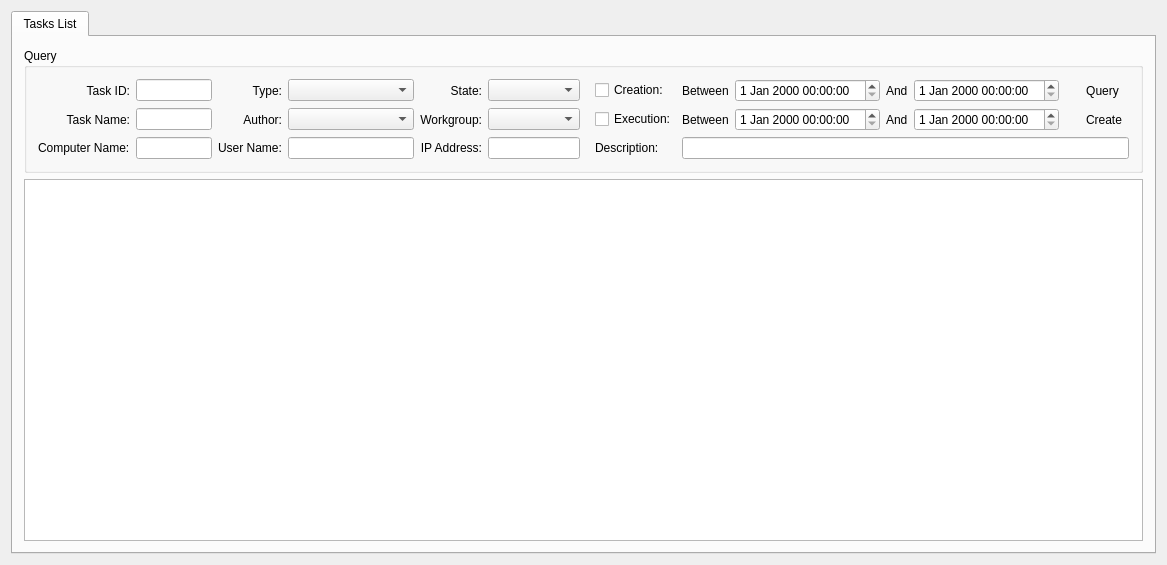
<?xml version="1.0" encoding="UTF-8"?>
<ui version="4.0">
 <class>TaskManagementClass</class>
 <widget class="QWidget" name="TaskManagementClass">
  <property name="geometry">
   <rect>
    <x>0</x>
    <y>0</y>
    <width>1167</width>
    <height>565</height>
   </rect>
  </property>
  <property name="windowTitle">
   <string>TaskManagement</string>
  </property>
  <layout class="QGridLayout" name="gridLayout_3">
   <item row="0" column="0">
    <widget class="QTabWidget" name="tabWidgetTasks">
     <property name="currentIndex">
      <number>0</number>
     </property>
     <widget class="QWidget" name="tabTasksList">
      <attribute name="title">
       <string>Tasks List</string>
      </attribute>
      <layout class="QGridLayout" name="gridLayout_2">
       <item row="0" column="0">
        <widget class="QGroupBox" name="groupBox">
         <property name="title">
          <string>Query</string>
         </property>
         <layout class="QGridLayout" name="gridLayout">
          <item row="0" column="0">
           <widget class="QLabel" name="labelTaskID">
            <property name="text">
             <string>Task ID:</string>
            </property>
            <property name="alignment">
             <set>Qt::AlignRight|Qt::AlignTrailing|Qt::AlignVCenter</set>
            </property>
           </widget>
          </item>
          <item row="0" column="1">
           <widget class="QLineEdit" name="lineEdit"/>
          </item>
          <item row="0" column="2">
           <widget class="QLabel" name="labelType">
            <property name="text">
             <string>Type:</string>
            </property>
            <property name="alignment">
             <set>Qt::AlignRight|Qt::AlignTrailing|Qt::AlignVCenter</set>
            </property>
           </widget>
          </item>
          <item row="0" column="3">
           <widget class="QComboBox" name="comboBoxType">
            <property name="sizePolicy">
             <sizepolicy hsizetype="Expanding" vsizetype="Fixed">
              <horstretch>0</horstretch>
              <verstretch>0</verstretch>
             </sizepolicy>
            </property>
            <item>
             <property name="text">
              <string/>
             </property>
            </item>
            <item>
             <property name="text">
              <string>Announce</string>
             </property>
            </item>
            <item>
             <property name="text">
              <string>Update Password</string>
             </property>
            </item>
           </widget>
          </item>
          <item row="0" column="4">
           <widget class="QLabel" name="labelState">
            <property name="text">
             <string>State:</string>
            </property>
            <property name="alignment">
             <set>Qt::AlignRight|Qt::AlignTrailing|Qt::AlignVCenter</set>
            </property>
           </widget>
          </item>
          <item row="0" column="5">
           <widget class="QComboBox" name="comboBoxState">
            <property name="sizePolicy">
             <sizepolicy hsizetype="Expanding" vsizetype="Fixed">
              <horstretch>0</horstretch>
              <verstretch>0</verstretch>
             </sizepolicy>
            </property>
            <item>
             <property name="text">
              <string/>
             </property>
            </item>
            <item>
             <property name="text">
              <string>Done</string>
             </property>
            </item>
            <item>
             <property name="text">
              <string>In Progress</string>
             </property>
            </item>
            <item>
             <property name="text">
              <string>Waiting</string>
             </property>
            </item>
           </widget>
          </item>
          <item row="0" column="6">
           <spacer name="horizontalSpacer">
            <property name="orientation">
             <enum>Qt::Horizontal</enum>
            </property>
            <property name="sizeHint" stdset="0">
             <size>
              <width>40</width>
              <height>20</height>
             </size>
            </property>
           </spacer>
          </item>
          <item row="0" column="7">
           <widget class="QCheckBox" name="checkBox_2">
            <property name="text">
             <string>Creation:</string>
            </property>
           </widget>
          </item>
          <item row="0" column="8">
           <widget class="QLabel" name="label_7">
            <property name="text">
             <string>Between</string>
            </property>
           </widget>
          </item>
          <item row="0" column="9">
           <widget class="QDateTimeEdit" name="dateTimeEdit_3"/>
          </item>
          <item row="0" column="10">
           <widget class="QLabel" name="label_8">
            <property name="text">
             <string>And</string>
            </property>
           </widget>
          </item>
          <item row="0" column="11">
           <widget class="QDateTimeEdit" name="dateTimeEdit_4"/>
          </item>
          <item row="0" column="12">
           <spacer name="horizontalSpacer_4">
            <property name="orientation">
             <enum>Qt::Horizontal</enum>
            </property>
            <property name="sizeHint" stdset="0">
             <size>
              <width>40</width>
              <height>20</height>
             </size>
            </property>
           </spacer>
          </item>
          <item row="0" column="13">
           <widget class="QToolButton" name="toolButtonQuery">
            <property name="text">
             <string>Query</string>
            </property>
            <property name="icon">
             <iconset resource="../controlcenter.qrc">
              <normaloff>:/icon/resources/images/querydatabase.png</normaloff>:/icon/resources/images/querydatabase.png</iconset>
            </property>
            <property name="autoRaise">
             <bool>true</bool>
            </property>
           </widget>
          </item>
          <item row="1" column="0">
           <widget class="QLabel" name="labelTaskName">
            <property name="text">
             <string>Task Name:</string>
            </property>
            <property name="alignment">
             <set>Qt::AlignRight|Qt::AlignTrailing|Qt::AlignVCenter</set>
            </property>
           </widget>
          </item>
          <item row="1" column="1">
           <widget class="QLineEdit" name="lineEditTaskName"/>
          </item>
          <item row="1" column="2">
           <widget class="QLabel" name="labelAuthor">
            <property name="text">
             <string>Author:</string>
            </property>
            <property name="alignment">
             <set>Qt::AlignRight|Qt::AlignTrailing|Qt::AlignVCenter</set>
            </property>
           </widget>
          </item>
          <item row="1" column="3">
           <widget class="QComboBox" name="comboBoxCreator">
            <property name="sizePolicy">
             <sizepolicy hsizetype="Expanding" vsizetype="Fixed">
              <horstretch>0</horstretch>
              <verstretch>0</verstretch>
             </sizepolicy>
            </property>
           </widget>
          </item>
          <item row="1" column="4">
           <widget class="QLabel" name="labelWorkgroup">
            <property name="text">
             <string>Workgroup:</string>
            </property>
            <property name="alignment">
             <set>Qt::AlignRight|Qt::AlignTrailing|Qt::AlignVCenter</set>
            </property>
           </widget>
          </item>
          <item row="1" column="6">
           <spacer name="horizontalSpacer_2">
            <property name="orientation">
             <enum>Qt::Horizontal</enum>
            </property>
            <property name="sizeHint" stdset="0">
             <size>
              <width>40</width>
              <height>20</height>
             </size>
            </property>
           </spacer>
          </item>
          <item row="1" column="7">
           <widget class="QCheckBox" name="checkBox_3">
            <property name="text">
             <string>Execution:</string>
            </property>
           </widget>
          </item>
          <item row="1" column="8">
           <widget class="QLabel" name="label_9">
            <property name="text">
             <string>Between</string>
            </property>
           </widget>
          </item>
          <item row="1" column="9">
           <widget class="QDateTimeEdit" name="dateTimeEdit_5"/>
          </item>
          <item row="1" column="10">
           <widget class="QLabel" name="label_10">
            <property name="text">
             <string>And</string>
            </property>
           </widget>
          </item>
          <item row="1" column="11">
           <widget class="QDateTimeEdit" name="dateTimeEdit_6"/>
          </item>
          <item row="1" column="12">
           <spacer name="horizontalSpacer_3">
            <property name="orientation">
             <enum>Qt::Horizontal</enum>
            </property>
            <property name="sizeHint" stdset="0">
             <size>
              <width>40</width>
              <height>20</height>
             </size>
            </property>
           </spacer>
          </item>
          <item row="1" column="13">
           <widget class="QToolButton" name="toolButtonCreate">
            <property name="toolTip">
             <string>Create new task</string>
            </property>
            <property name="statusTip">
             <string>Create new task</string>
            </property>
            <property name="text">
             <string>Create</string>
            </property>
            <property name="icon">
             <iconset resource="../controlcenter.qrc">
              <normaloff>:/icon/resources/images/addtab.png</normaloff>:/icon/resources/images/addtab.png</iconset>
            </property>
            <property name="autoRaise">
             <bool>true</bool>
            </property>
           </widget>
          </item>
          <item row="1" column="5">
           <widget class="QComboBox" name="comboBoxWorkgroup">
            <property name="sizePolicy">
             <sizepolicy hsizetype="Preferred" vsizetype="Fixed">
              <horstretch>0</horstretch>
              <verstretch>0</verstretch>
             </sizepolicy>
            </property>
            <property name="toolTip">
             <string>Department</string>
            </property>
            <property name="statusTip">
             <string/>
            </property>
            <property name="whatsThis">
             <string>Department</string>
            </property>
            <item>
             <property name="text">
              <string notr="true"/>
             </property>
            </item>
            <item>
             <property name="text">
              <string notr="true">Account</string>
             </property>
            </item>
            <item>
             <property name="text">
              <string notr="true">AdminDept</string>
             </property>
            </item>
            <item>
             <property name="text">
              <string notr="true">Cost</string>
             </property>
            </item>
            <item>
             <property name="text">
              <string notr="true">Custom</string>
             </property>
            </item>
            <item>
             <property name="text">
              <string>GMO</string>
             </property>
            </item>
            <item>
             <property name="text">
              <string notr="true">HR</string>
             </property>
            </item>
            <item>
             <property name="text">
              <string notr="true">Marker</string>
             </property>
            </item>
            <item>
             <property name="text">
              <string notr="true">PDS</string>
             </property>
            </item>
            <item>
             <property name="text">
              <string notr="true">PG</string>
             </property>
            </item>
            <item>
             <property name="text">
              <string notr="true">Plan</string>
             </property>
            </item>
            <item>
             <property name="text">
              <string notr="true">PMC</string>
             </property>
            </item>
            <item>
             <property name="text">
              <string notr="true">Purchase</string>
             </property>
            </item>
            <item>
             <property name="text">
              <string notr="true">QC</string>
             </property>
            </item>
            <item>
             <property name="text">
              <string>Retail</string>
             </property>
            </item>
            <item>
             <property name="text">
              <string notr="true">Sales</string>
             </property>
            </item>
            <item>
             <property name="text">
              <string notr="true">Sample</string>
             </property>
            </item>
            <item>
             <property name="text">
              <string notr="true">Secretary</string>
             </property>
            </item>
            <item>
             <property name="text">
              <string notr="true">Ship</string>
             </property>
            </item>
            <item>
             <property name="text">
              <string notr="true">Shop</string>
             </property>
            </item>
            <item>
             <property name="text">
              <string notr="true">WHouse</string>
             </property>
            </item>
           </widget>
          </item>
          <item row="2" column="0">
           <widget class="QLabel" name="labelComputerName">
            <property name="text">
             <string>Computer Name:</string>
            </property>
           </widget>
          </item>
          <item row="2" column="1">
           <widget class="QLineEdit" name="lineEdit_2"/>
          </item>
          <item row="2" column="8" colspan="6">
           <widget class="QLineEdit" name="lineEdit_3"/>
          </item>
          <item row="2" column="2">
           <widget class="QLabel" name="labelUseName">
            <property name="text">
             <string>User Name:</string>
            </property>
           </widget>
          </item>
          <item row="2" column="3">
           <widget class="QLineEdit" name="lineEdit_4"/>
          </item>
          <item row="2" column="7">
           <widget class="QLabel" name="labelDescription">
            <property name="text">
             <string>Description:</string>
            </property>
           </widget>
          </item>
          <item row="2" column="4">
           <widget class="QLabel" name="labelIPAddress">
            <property name="text">
             <string>IP Address:</string>
            </property>
            <property name="alignment">
             <set>Qt::AlignRight|Qt::AlignTrailing|Qt::AlignVCenter</set>
            </property>
           </widget>
          </item>
          <item row="2" column="5">
           <widget class="QLineEdit" name="lineEditIPAddress"/>
          </item>
         </layout>
        </widget>
       </item>
       <item row="1" column="0">
        <widget class="QTableView" name="tableView"/>
       </item>
      </layout>
     </widget>
    </widget>
   </item>
  </layout>
 </widget>
 <layoutdefault spacing="6" margin="11"/>
 <resources>
  <include location="../controlcenter.qrc"/>
 </resources>
 <connections/>
</ui>
